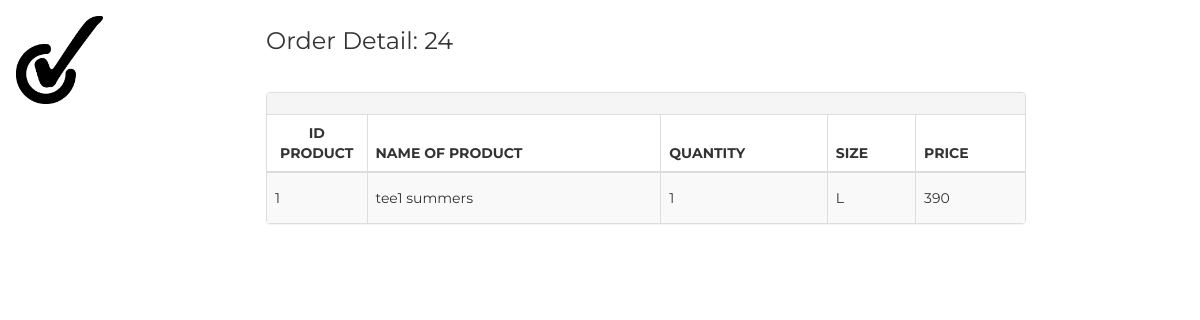
Before: /admin/billdetail.php?madon=24 (signed in) with the older database file.
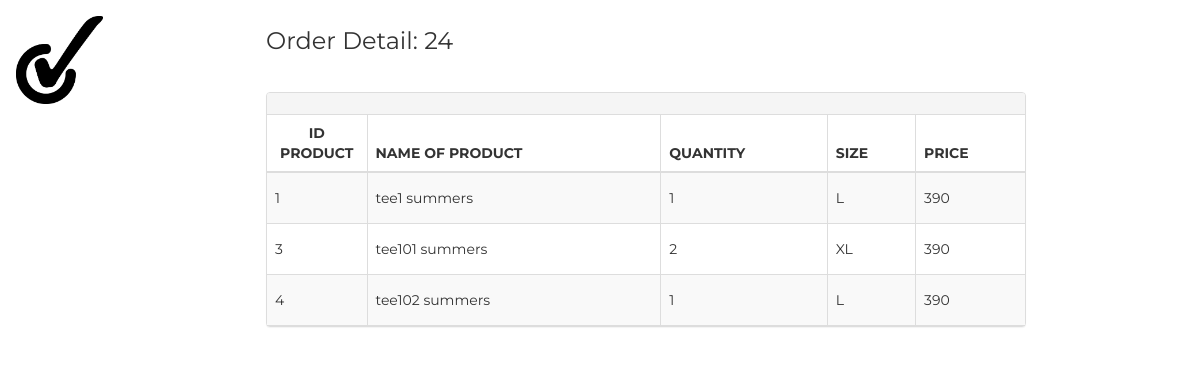
After: the same page with the newer database file.
### tables this page shows
CREATE TABLE `chitiethoadon` (
  `maDon` int(30) NOT NULL,
  `maSP` int(30) NOT NULL,
  `tenSP` varchar(50) NOT NULL,
  `userKH` varchar(64) NOT NULL,
  `soluong` int(11) NOT NULL,
  `gia` int(11) NOT NULL,
  `size` varchar(10) NOT NULL
);

### process/login.php (called while the page is built, shortened)
<?php
function isLoginedAdmin()
{
    return isset($_SESSION['admin']);
}

### admin/billdetail.php (the view, shortened to what this page needs)
<!DOCTYPE html>
<?php
require_once('../process/login.php');
?>
<html>
<link rel="stylesheet" href="../SOURCE.css">
<link rel="stylesheet" href="https://cdnjs.cloudflare.com/ajax/libs/font-awesome/4.7.0/css/font-awesome.min.css">
<link rel="stylesheet" href="https://maxcdn.bootstrapcdn.com/bootstrap/3.3.6/css/bootstrap.min.css">
<link href="https://cdnjs.cloudflare.com/ajax/libs/font-awesome/4.4.0/css/font-awesome.min.css" rel="stylesheet" type="text/css">
<?php
if (isLoginedAdmin()) {
?>
  <body class="w3-content" action="admin.php" style="max-width:1200px">
    <nav class="w3-sidebar w3-bar-block w3-white w3-collapse w3-top" style="z-index:3;width:250px" id="mySidebar">
      <div class="w3-container w3-display-container w3-padding-16">
        <a href="#"><img src="../Images/ANHNEN/logocheck.jpg" alt="LOGO" width="40%"></a>
      </div>
      <div class="w3-padding-64 w3-large w3-text-gray" style="font-weight:bold">
      </div>
    </nav>
    <div class="w3-main" style="margin-left:250px">
      <header class="w3-container w3-xlarge w3-padding-24">
        <p class="w3-left"><?php echo "Order Detail: " . $_REQUEST['madon']; ?></p>
      </header>
      <div class="w3-container  ">
        <div class="row">
          <div class="col-md-10 ">
            <div class="panel panel-default panel-table">
              <div class="panel-heading">
                <div class="row">
                  <div class="col col-xs-6">
                    <h1 class="panel-title"><?php
                                            $conn = createDBConnection();
                                            echo $row['hoTen']; ?></h1>
                  </div>
                </div>
              </div>
              <div class="panel-body">
                <?php
                $sql = "SELECT * FROM chitiethoadon where maDon=" . $_REQUEST['madon'];
                if ($result = mysqli_query($conn, $sql)) {
                  if (mysqli_num_rows($result) > 0) {
                ?>
                    <table class="table table-striped table-bordered table-list">
                      <thead>
                        <tr>
                          <th>ID PRODUCT</th>
                          <th>NAME OF PRODUCT</th>
                          <th>QUANTITY</th>
                          <th>SIZE</th>
                          <th>PRICE</th>
                        </tr>
                      </thead>
                      <tbody>
                        <?php
                        while ($row = mysqli_fetch_array($result)) {
                        ?>
                          <tr>
                            <td class="hidden-xs"><?php echo $row['maSP'] ?></td>
                            <td><?php echo $row['tenSP'] ?></td>
                            <td><?php echo $row['soluong'] ?></td>
                            <td><?php echo $row['size'] ?></td>
                            <td><?php echo $row['gia'] ?></td>
                          </tr>
              </div>
            </div>
      <?php
                        }
                      }
                    }
      ?>
          </div>
        </div>
      </div>
    </div>
  </body>
<?php
}
?>
</html>

Changed rows visible on the page:
added chitiethoadon: maSP "3", tenSP "tee101 summers", soluong "2", size "XL", gia "390"
added chitiethoadon: maSP "4", tenSP "tee102 summers", soluong "1", size "L", gia "390"
